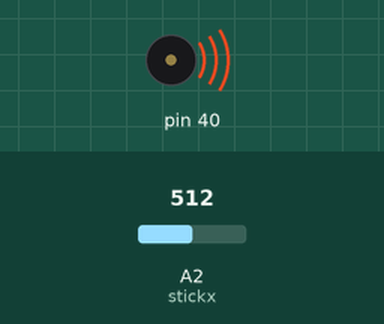
Recording of a sketch running on a simulated Arduino Mega 2560, built with avr-gcc and run on an emulated ATmega2560. Shown: buzzer (waves = sounding). The test bench sets the inputs (shaded band); at power-on: A2 (stickx) = 512. What the sketch prints to the serial monitor is not drawn.

Above: at 0.1 s.
Timing chart, 0 to 1.6 s (numbered marks = the images above):
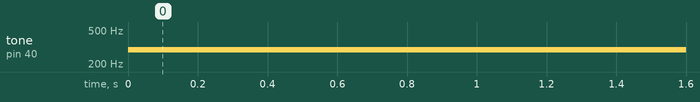

Measured:
- by itself, tone on pin 40: silent → 292 Hz at 0.00 s

The sketch:

Lab_5.ino
```cpp
//notes
#define note_a 440
#define note_cH 150
#define note_ff 349
// stick x pin
int stickx = 2;
// stick x position
int stickxpos = 0;
void beep(int note, int duration)
{
  tone(40, note, duration/2);
  delay(duration/2);
  noTone(40);
  delay(duration/2 + 20);
}
void setup()
{
//buzzer pin output
pinMode(40,OUTPUT);
//joystick input
pinMode(2, INPUT_PULLUP);
//print to monitor to see variable value
Serial.begin(9600);

}

void loop()
{
Serial.println(stickxpos);
//read x pos
stickxpos = analogRead(stickx);
// change input
stickxpos = map(stickxpos, 0, 4096, 120, 1500);
tone(40, stickxpos, 60);
delay(1);

}
```
